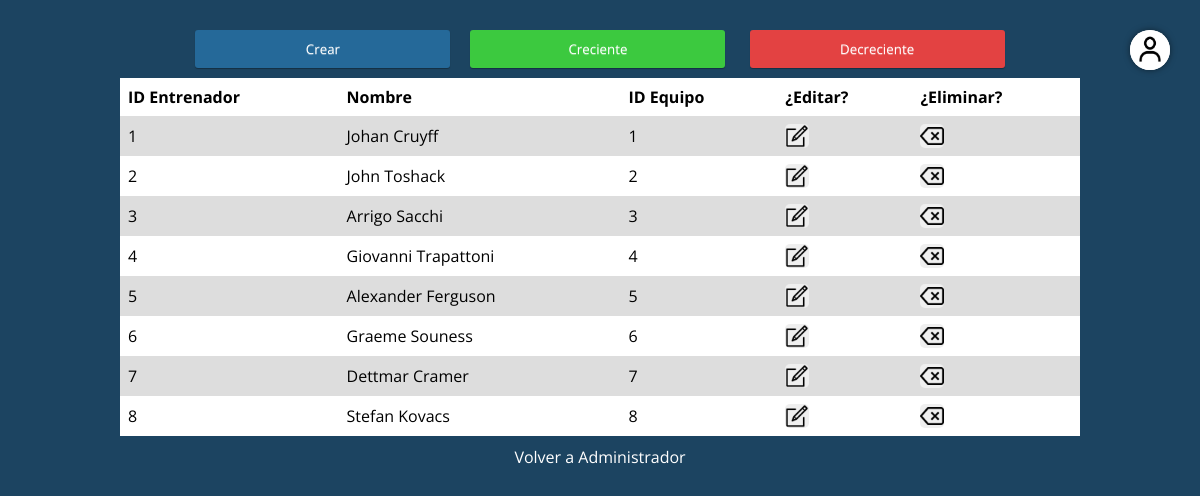
The app's page /vista/administrador/listaEntrenadores.php (signed in) with its own data.
### tables this page shows
CREATE TABLE `entrenadores` (
  `ID_entrenador` int(11) NOT NULL,
  `Nombre` varchar(25) NOT NULL,
  `ID_equipo` int(11) NOT NULL
);

### modelo/manejoDatos.php (called while the page is built, shortened)
<?php
	function getListaEntrenadores($orden) {
		$DB = crearConexion("goldb");
		if ($orden == "Creciente") {
			$sql = "SELECT ID_entrenador, Nombre, ID_equipo FROM entrenadores ORDER BY ID_entrenador ASC";
		} else {
			$sql = "SELECT ID_entrenador, Nombre, ID_equipo FROM entrenadores ORDER BY ID_entrenador DESC";
		}
		$result = mysqli_query($DB, $sql);
		if (mysqli_num_rows($result) > 0) {
			return $result;
		} else {
			echo "No hay nada en la lista de entrenadores<br>";
		}
	}
?>

### controlador/mostrarDatos.php (the view, shortened to what this page needs)
<?php
	include "../../modelo/manejoDatos.php";
	function pintaListaEntrenadores($orden) {
		$datos = getListaEntrenadores($orden);
		if (is_string($datos)) {
			echo $datos;
		} else {
			echo "<table>\n
					<tr>\n
						<th>ID Entrenador</th>\n
						<th>Nombre</th>\n
						<th>ID Equipo</th>\n
						<th>¿Editar?</th>\n
						<th>¿Eliminar?</th>\n
					</tr>\n";
			while ($fila = mysqli_fetch_assoc($datos)) {
				echo "<tr>\n
						<td>" . $fila["ID_entrenador"] . "</td>\n
						<td>" . $fila["Nombre"] . "</td>\n
						<td>" . $fila["ID_equipo"] . "</td>\n
						<td><a href='formEntrenadores.php?editar=" . $fila["ID_entrenador"] ."'><button class='bttn bttn-edit'></button></a></td>\n
						<td><form action='listaEntrenadores.php' method='POST'>
								<input type='hidden' name='id' value='" . $fila["ID_entrenador"] . "'>
								<input type='submit' class='bttn bttn-delete' name='borrar' value=''>
							</form></td>\n
					</tr>";
			};
			echo "</table>";
		};
	}
?>

### vista/administrador/listaEntrenadores.php (shortened to what this page needs)
<!DOCTYPE html>
<html lang="es">
<head>
    <link rel="stylesheet" href="../css/estilos.css">
</head>
<body id="body">
    <section class="" id="">
        <img class="btnMenu" src="../img/user.png" alt="Usuarios"></a>
    </section>
	<div class="btn-container">
    <form action="formEntrenadores.php" method="POST">
		<input type="submit" class="btn btn-create" name="anyade" value="Crear">
	</form>
	<form action="listaEntrenadores.php" method="GET">
		<input type="submit" class="btn btn-big" name="ordenar" value="Creciente">
		<input type="submit" class="btn btn-little" name="ordenar" value="Decreciente">
	</form>
    </div>
	<div class="table-container">
	<?php
		include '../../controlador/mostrarDatos.php';
		if (!isset($_GET['ordenar'])) {
			$orden = "Creciente";
		} else {
			$orden = $_GET['ordenar'];
		}
		pintaListaEntrenadores($orden);
	?>
	</div>
	<a class="enlace" href="../administrador/administrador.php">Volver a Administrador</a><br>
</body>
</html>

### vista/css/estilos.css (style rules this page uses)
* { margin: 0; padding: 0; box-sizing: border-box; font-family: 'Open Sans', sans-serif; text-align: center; color: rgb(133, 130, 130); }
:root { scroll-behavior: smooth; }
.btnMenu { position: fixed; top: 30px; right: 30px; background: #fff; width: 40px; height: 40px; cursor: pointer; border-radius: 50%; box-shadow: 0 0 6px rgba(0, 0, 0, .5); }
#body { background-color: #1C4461; }
.table-container { margin: 10px auto; width: 80%; }
table { background-color: white; text-align: left; border-collapse: collapse; width: 100%; }
th, td { padding: 8px; text-align: left; color: rgb(0, 0, 0); }
tr:nth-child(even) { background-color: #ddd; }
.btn { border-radius: 3px; display: inline-block; padding: 10px; text-decoration: none; text-shadow: 0 1px 0 rgba(255,255,255,0.3); box-shadow: 0 1px 1px rgba(0,0,0,0.3); cursor: pointer; text-align: center; border: 0; outline: none; width: 280px; margin-top: 5px; }
a { color: #1C4461; }
.bttn { border-radius: 5px; display: flex; border: 0; cursor: pointer; padding: 12px; }
.bttn-edit { background-image: url(../img/edit.png); background-repeat: no-repeat; background-position: center; background-size: cover; width: 20px; height: 20px; }
.bttn-delete { background-image: url(../img/delete.png); background-repeat: no-repeat; background-position: center; background-size: cover; width: 20px; height: 20px; }
.btn-container { display: flex; justify-content: center; margin-top: 25px; margin-left: 10px; flex-wrap: wrap; width: 100%; }
.btn-create { color: white; background-color: #256999; width: 255px; margin-right: 20px; }
.btn-big { color: white; background-color: #3CC93F; width: 255px; margin-right: 20px; }
.btn-little { color: white; background-color: #E34242; width: 255px; margin-right: 20px; }
.enlace { color: white; text-decoration: none; }

### records on screen
entrenadores: ID_entrenador "1", Nombre "Johan Cruyff", ID_equipo "1"
entrenadores: ID_entrenador "2", Nombre "John Toshack", ID_equipo "2"
entrenadores: ID_entrenador "3", Nombre "Arrigo Sacchi", ID_equipo "3"
entrenadores: ID_entrenador "4", Nombre "Giovanni Trapattoni", ID_equipo "4"
entrenadores: ID_entrenador "5", Nombre "Alexander Ferguson", ID_equipo "5"
entrenadores: ID_entrenador "6", Nombre "Graeme Souness", ID_equipo "6"
entrenadores: ID_entrenador "7", Nombre "Dettmar Cramer", ID_equipo "7"
entrenadores: ID_entrenador "8", Nombre "Stefan Kovacs", ID_equipo "8"
